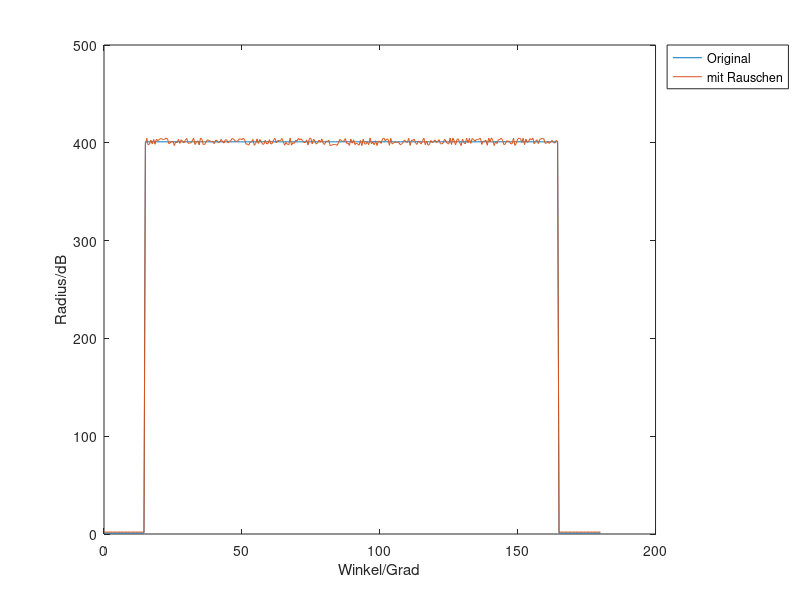

The MATLAB source for this figure: (Note: this script raises an error after producing the figure.)
% Beschreibung: Implementation vom Test 3 in der Dokumentation

%% Signalerzeugung %%
midVal = 400;
repeatedTimeValMid = 150;%Ton = 2*repeatedTimeValMid
tVal = 0:0.5:180;
tComp = 90;
xVal = midVal*rectpuls(tVal-tComp,repeatedTimeValMid)+1;
onIntervalBegin = (180*2-repeatedTimeValMid/0.5)/2 + 1;
onIntervalEnd = onIntervalBegin + repeatedTimeValMid/0.5 -1;
minRange = -1;
maxRange = 1;
noise = minRange + (maxRange - minRange).*rand(1,repeatedTimeValMid/0.5);
ah = 4;% erlaubte Höhenabweichung
noise = ah*noise;
xnVal = [xVal(1:onIntervalBegin-1) noise xVal(onIntervalEnd+1:end)];
xnVal = xnVal + xVal;
draw = 1;
if draw == 1
    figure('Name','Das Originalsignal und Signal mit schwächen Rauschen');
    plot(tVal,xVal,'-',tVal,xnVal,'-');
    legend('Original','mit Rauschen','Location','northeastoutside');
    xlabel('Winkel/Grad');
    ylabel('Radius/dB');
end

%% Berechnung der Wirkung des Filters %%
draw = 0;
% Das vom Maximally-Flat-Methode-entworfene Filter
phase = 1;
filterObj = filterMaximallyFlatFIR_p4;
output = filterIIR(xnVal, tVal, filterObj, draw, phase, ...
    'Maximally Flat Methode-Filterergebnis');
% verlorene Punkte aufgrund der Steigung von einem Bereich zu einem
% neuen Bereich: von Diagramm aus dem 2. Versuch (Test2) abgelesen
lostedPointBegin = 1;
lostedPointEnd = 1;
onIntervalBegin = onIntervalBegin + lostedPointBegin;
onIntervalEnd = onIntervalEnd - lostedPointEnd;
diff_mf = output(onIntervalBegin:onIntervalEnd)./xnVal(onIntervalBegin:onIntervalEnd);
diff_mf = 20.*log(diff_mf);
diff_mf = rms(diff_mf);

% Das vom Window-Kaiser-Methode-entworfene Filter
phase = 2;
filterObj = filterWindowKaiser_p10;
output = filterFIR(xnVal, tVal, filterObj, draw, phase, ...
    'Window Kaiser Methode-Filterergebnis');
% verlorene Punkte aufgrund der Steigung von einem Bereich zu einem
% neuen Bereich: von Diagramm aus dem 2. Versuch (Test2) abgelesen
lostedPointBegin = 1;
lostedPointEnd = 2;
onIntervalBegin = onIntervalBegin + lostedPointBegin;
onIntervalEnd = onIntervalEnd - lostedPointEnd;
diff_wk = output(onIntervalBegin:onIntervalEnd)./xnVal(onIntervalBegin:onIntervalEnd);
diff_wk = 20.*log(diff_wk);
diff_wk = rms(diff_wk);

% Das vom Least-Squares-Methode-entworfene Filter
phase = 2;
filterObj = filterLeastSquares_p11;
output = filterFIR(xnVal, tVal, filterObj, draw, phase, ...
    'Least Squares Methode-Filterergebnis');
% verlorene Punkte aufgrund der Steigung von einem Bereich zu einem
% neuen Bereich: von Diagramm aus dem 2. Versuch (Test2) abgelesen
lostedPointBegin = 1;
lostedPointEnd = 2;
onIntervalBegin = onIntervalBegin + lostedPointBegin;
onIntervalEnd = onIntervalEnd - lostedPointEnd;
diff_lsq = output(onIntervalBegin:onIntervalEnd)./xnVal(onIntervalBegin:onIntervalEnd);
diff_lsq = 20.*log(diff_lsq);
diff_lsq = rms(diff_lsq);

% Das vom Equiripple-Methode-entworfenen Filter
phase = 2;
filterObj = filterEquiripple_p3;
output = filterFIR(xnVal, tVal, filterObj, draw, phase, ...
    'Equiripple Methode-Filterergebnis');
% verlorene Punkte aufgrund der Steigung von einem Bereich zu einem
% neuen Bereich: von Diagramm aus dem 2. Versuch (Test2) abgelesen
lostedPointBegin = 1;
lostedPointEnd = 2;
onIntervalBegin = onIntervalBegin + lostedPointBegin;
onIntervalEnd = onIntervalEnd - lostedPointEnd;
diff_eq = output(onIntervalBegin:onIntervalEnd)./xnVal(onIntervalBegin:onIntervalEnd);
diff_eq = 20.*log(diff_eq);
diff_eq = rms(diff_eq);

% Das vom Window-Bartlett-Methode-entworfene Filter
phase = 2;
filterObj = filterWindowBarlett_p2;
output = filterFIR(xnVal, tVal, filterObj, draw, phase, ...
    'Window Bartlett Methode-Filterergebnis');
% verlorene Punkte aufgrund der Steigung von einem Bereich zu einem
% neuen Bereich: von Diagramm aus dem 2. Versuch (Test2) abgelesen
lostedPointBegin = 0;
lostedPointEnd = 1;
onIntervalBegin = onIntervalBegin + lostedPointBegin;
onIntervalEnd = onIntervalEnd - lostedPointEnd;
diff_wb = output(onIntervalBegin:onIntervalEnd)./xnVal(onIntervalBegin:onIntervalEnd);
diff_wb = 20.*log(diff_wb);
diff_wb = rms(diff_wb);

% Das vom Window-Rectangular-Methode-entworfenen Filter
phase = 2;
filterObj = filterWindowRectangular_p3;
output = filterFIR(xnVal, tVal, filterObj, draw, phase, ...
    'Window Rectangular Methode-Filterergebnis');
% verlorene Punkte aufgrund der Steigung von einem Bereich zu einem
% neuen Bereich: von Diagramm aus dem 2. Versuch (Test2) abgelesen
lostedPointBegin = 1;
lostedPointEnd = 2;
onIntervalBegin = onIntervalBegin + lostedPointBegin;
onIntervalEnd = onIntervalEnd - lostedPointEnd;
diff_wr = output(onIntervalBegin:onIntervalEnd)./xnVal(onIntervalBegin:onIntervalEnd);
diff_wr = 20.*log(diff_wr);
diff_wr = rms(diff_wr);

% Das vom Window-Triangular-Methode-entworfenen Filter
phase = 2;
filterObj = filterWindowTriangular_p1;
output = filterFIR(xnVal, tVal, filterObj, draw, phase, ...
    'Window Triangular Methode-Filterergebnis');
% verlorene Punkte aufgrund der Steigung von einem Bereich zu einem
% neuen Bereich: von Diagramm aus dem 2. Versuch (Test2) abgelesen
lostedPointBegin = 1;
lostedPointEnd = 2;
onIntervalBegin = onIntervalBegin + lostedPointBegin;
onIntervalEnd = onIntervalEnd - lostedPointEnd;
diff_wt = output(onIntervalBegin:onIntervalEnd)./xnVal(onIntervalBegin:onIntervalEnd);
diff_wt = 20.*log(diff_wt);
diff_wt = rms(diff_wt);